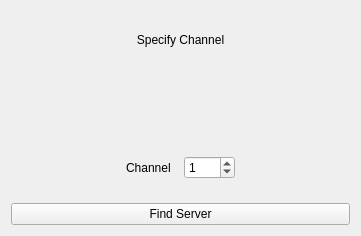
<ui version="4.0" >
 <class>NeoConnection</class>
 <widget class="QWidget" name="NeoConnection" >
  <property name="geometry" >
   <rect>
    <x>0</x>
    <y>0</y>
    <width>361</width>
    <height>236</height>
   </rect>
  </property>
  <property name="windowTitle" >
   <string>Form</string>
  </property>
  <layout class="QVBoxLayout" >
   <item>
    <widget class="QLabel" name="messageLabel" >
     <property name="text" >
      <string>Specify Channel</string>
     </property>
     <property name="alignment" >
      <set>Qt::AlignCenter</set>
     </property>
    </widget>
   </item>
   <item>
    <layout class="QHBoxLayout" >
     <item>
      <widget class="QLabel" name="infoQLabel" >
       <property name="text" >
        <string/>
       </property>
      </widget>
     </item>
    </layout>
   </item>
   <item>
    <layout class="QHBoxLayout" >
     <item>
      <widget class="QLabel" name="label_4" >
       <property name="text" >
        <string/>
       </property>
      </widget>
     </item>
     <item>
      <widget class="QLabel" name="label_3" >
       <property name="text" >
        <string/>
       </property>
      </widget>
     </item>
     <item>
      <widget class="QLabel" name="label" >
       <property name="text" >
        <string>Channel</string>
       </property>
      </widget>
     </item>
     <item>
      <widget class="QSpinBox" name="channelEdit" >
       <property name="maximum" >
        <number>30</number>
       </property>
       <property name="value" >
        <number>1</number>
       </property>
      </widget>
     </item>
     <item>
      <widget class="QLabel" name="label_2" >
       <property name="text" >
        <string/>
       </property>
      </widget>
     </item>
     <item>
      <widget class="QLabel" name="label_5" >
       <property name="text" >
        <string/>
       </property>
      </widget>
     </item>
    </layout>
   </item>
   <item>
    <widget class="QPushButton" name="serverButton" >
     <property name="text" >
      <string>Find Server</string>
     </property>
    </widget>
   </item>
  </layout>
 </widget>
 <resources/>
 <connections/>
</ui>
